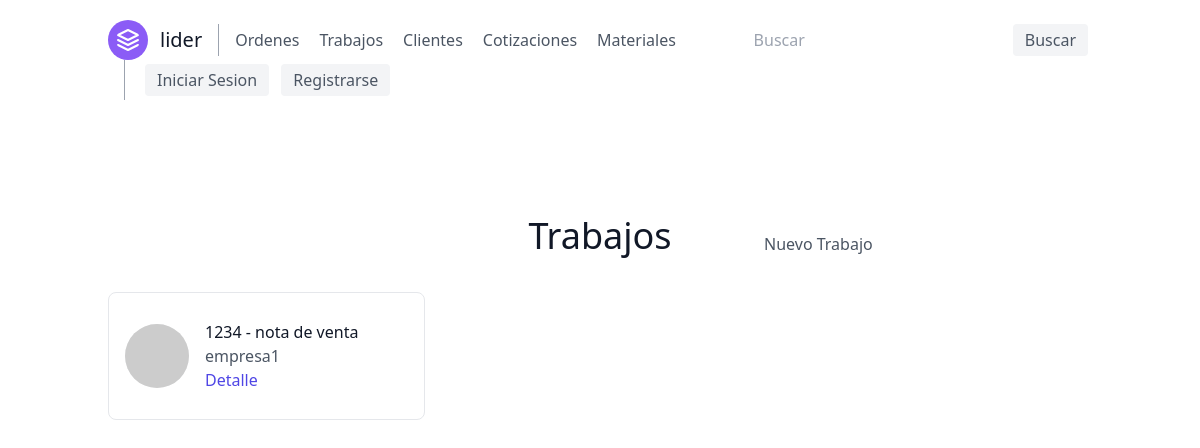
The app's page /trabajos/, older data.
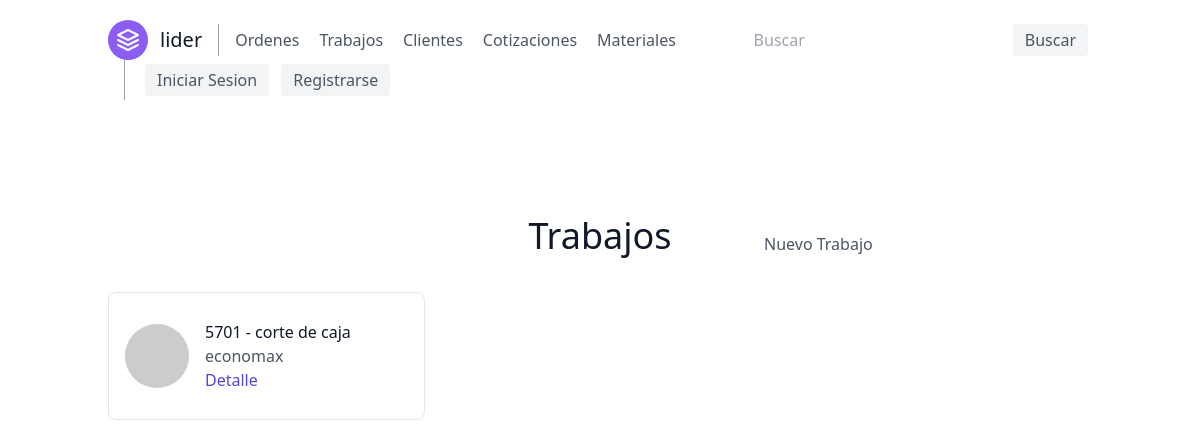
The same page, newer data.
### orders/models.py (models this page shows, shortened)
class Lider(models.Model):
    lider_id = models.CharField('Numero de Lider', max_length=4,
                                validators=[RegexValidator(r'^\d{1,10}$')], primary_key=True)
    doc_description = models.CharField(verbose_name='Descripcion del formato',
                                       max_length=250)
    customer = models.ForeignKey(Customer, on_delete=models.CASCADE, default='')

class Customer(models.Model):
    name_company = models.CharField(verbose_name='Nombre/Empresa', max_length=50)
    email = models.EmailField(verbose_name='Correo', null=True)
    phone_number = models.CharField(verbose_name='Telefono', max_length=10, validators=[RegexValidator(r'^\d{1,10}$')])
    address = models.CharField(verbose_name='Domicilio', max_length=100, null=True)
    shipping = models.BooleanField(verbose_name='Entrega a domicilio')
    def __str__(self):
        return self.name_company

### lider/views.py (the view)
# urls.py: path('', LiderView.as_view(), name='lider'),
class LiderView(ListView):
    model = Lider
    template_name = 'lider/lider_list.html'
    ordering = ['-lider_id']

### lider/templates/lider/lider_list.html
{% extends 'base.html' %}
{% block content %}
    <section class="text-gray-600 body-font">
        <div class="container px-5 py-24 mx-auto">
            <div class="grid grid-cols-3 text-center w-full mb-5">
                <p></p>
                <h1 class="sm:text-4xl text-3xl font-medium title-font mb-4 text-gray-900">Trabajos</h1>
                <a class="grid content-center justify-start" href="{% url 'lider-create' %}">Nuevo Trabajo</a>
            </div>
            <div class="flex flex-wrap -m-2">
                {% for lider in lider_list %}
                    <div class="p-2 lg:w-1/3 md:w-1/2 w-full h-36">
                        <div class="h-full flex items-center border-gray-200 border p-4 rounded-lg">
                            <img alt="team"
                                 class="w-16 h-16 bg-gray-100 object-cover object-center flex-shrink-0 rounded-full mr-4"
                                 src="https://dummyimage.com/80x80">
                            <div class="flex-grow">
                                <h2 class="text-gray-900 title-font font-medium">{{ lider.lider_id }} - {{ lider.doc_description|lower }}</h2>
                                <p>{{ lider.customer }}</p>
                                <a href="{% url 'lider-detail' lider.pk  %}"
                                   class="text-indigo-600 hover:text-blue-500">Detalle</a>
                            </div>
                        </div>
                    </div>
                {% endfor %}
            </div>
        </div>
    </section>
{% endblock content %}

Row changes from the older to the newer data that the page shows:
removed Lider: lider_id "1234", doc_description "nota de venta", customer "empresa1"
added Lider: lider_id "5701", doc_description "corte de caja", customer "economax"
